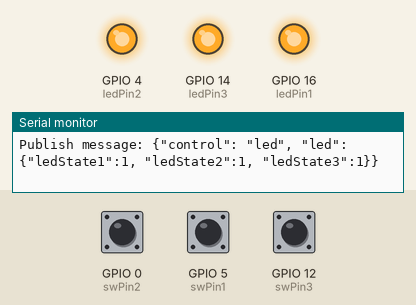
Simulated run of this sketch. Board: ESP8266 (NodeMCU). On the bench: output pins drawn as LEDs (lit = HIGH), the last lines printed to the serial monitor. The inputs (shaded band) are chosen by the test bench; at power-on: GPIO 0 (swPin2) HIGH, GPIO 5 (swPin1) HIGH, GPIO 12 (swPin3) HIGH. WiFi joins after 1.5 s; servers stay silent unless stated; no MQTT or app messages arrive unless stated.

Above: at 2.7 s.
2.8 s: GPIO 0 (swPin2) pulled LOW for 0.15 s
At 4.1 s:
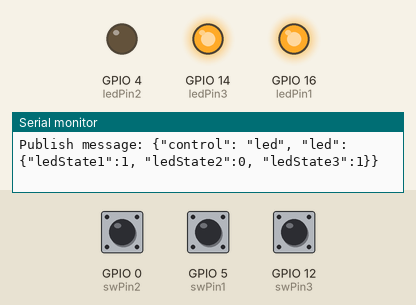
4.4 s: GPIO 5 (swPin1) pulled LOW for 0.15 s
At 5.4 s:
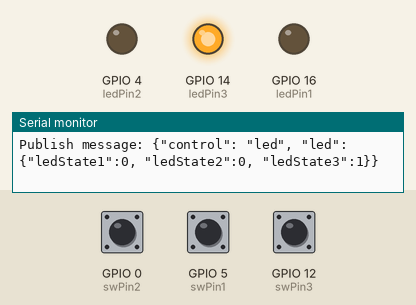
6.0 s: GPIO 0 (swPin2) pulled LOW for 1 s
At 8.0 s:
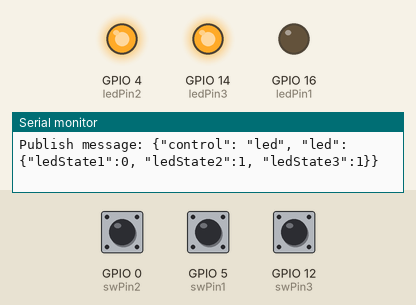
8.5 s: GPIO 12 (swPin3) pulled LOW for 0.15 s
At 9.8 s:
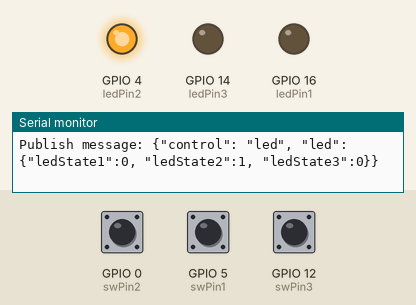
10.1 s: GPIO 5 (swPin1) pulled LOW for 1 s
At 12.1 s:
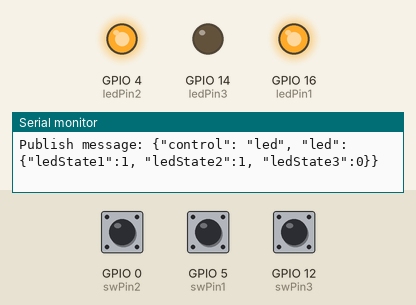
12.6 s: GPIO 0 (swPin2) pulled LOW for 0.15 s
At 14.0 s:
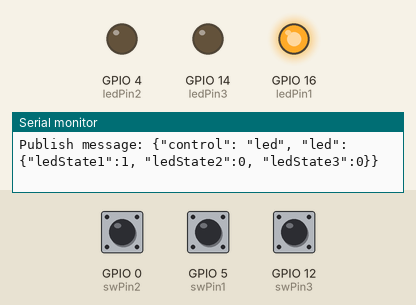
Timing chart, 0 to 15.2 s (numbered marks = the images above; inputs shaded):
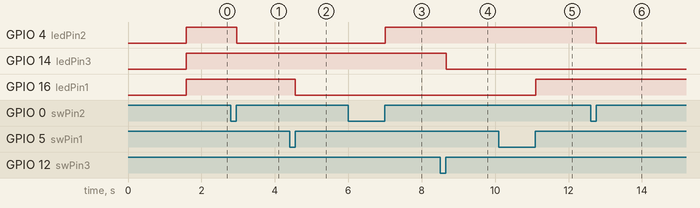

Measured:
- after the input at 2.8 s, GPIO 4 (ledPin2): HIGH → LOW after 0.16 s
- after the input at 4.4 s, GPIO 16 (ledPin1): HIGH → LOW after 0.16 s
- after the input at 6.0 s, GPIO 4 (ledPin2): LOW → HIGH after 1.0 s
- after the input at 8.5 s, GPIO 14 (ledPin3): HIGH → LOW after 0.16 s
- after the input at 10.1 s, GPIO 16 (ledPin1): LOW → HIGH after 1.0 s
- after the input at 12.6 s, GPIO 4 (ledPin2): HIGH → LOW after 0.16 s

The sketch:

led.ino
```cpp
#include <ESP8266WiFi.h>  // Wifi 라이브러리 추가
#include <PubSubClient.h> // MQTT client 라이브러리

#define ledPin1 16
#define ledPin2 4
#define ledPin3 14

//----------------------------------------------------------------

const char *ssid = "koss";                //사용하는 Wifi 이름
const char *password = "a123456789!";     // 비밀번호
const char *mqtt_server = "3.34.50.139";  // MQTT broker ip
const char *clientName = "ledController"; // client 이름

WiFiClient espClient;           // 인터넷과 연결할 수 있는 client 생성
PubSubClient client(espClient); // 해당 client를 mqtt client로 사용할 수 있도록 설정

//-----------------------------------------------------------------

int ledState1 = LOW;
int previous1 = LOW;
// int ledPin1 = 16;
int swPin1 = 5;

int ledState2 = LOW;
int previous2 = LOW;
// int ledPin2 = 4;
int swPin2 = 0;

int ledState3 = LOW;
int previous3 = LOW;
// int ledPin3 = 14;
int swPin3 = 12;

//----------------------------------------------------------------

void setup_wifi()
{
  delay(10);
  Serial.println();
  Serial.print("Connecting to ");
  Serial.println(ssid);
  WiFi.mode(WIFI_STA);
  WiFi.begin(ssid, password);
  while (WiFi.status() != WL_CONNECTED)
  {
    delay(500);
    Serial.print(".");
  }
  Serial.println("");
  Serial.println("WiFi connected");
  Serial.println("IP address: ");
  Serial.println(WiFi.localIP());
}

//------------------------------------------------------------------

void ledSet(int ledPin, int swPin)
{
  pinMode(ledPin, OUTPUT);      // LED 핀 번호 설정
  pinMode(swPin, INPUT_PULLUP); // Tact 스위치 핀 번호 설정
}

//--------------------------------------------------------------------

void reconnect()
{
  //연결될 때까지 시도
  while (!client.connected())
  {
    Serial.print("Attempting MQTT connection...");
    if (client.connect(clientName))
    {
      //연결 성공e default branch is considered the “base” branch in your repository, against which all pull requests and code commits are automatically made, unless you specify a different branch
      Serial.println("connected");
      client.subscribe("control/led"); // led 토픽 구독
      client.subscribe("init/led");
    }
    else
    {
      //연결실패하면 현재 상태 출력하고 5초 후 다시 시도
      Serial.print("failed, rc=");
      Serial.print(client.state());
      Serial.println(" try again in 5 seconds");
      delay(5000);
    }
  }
}

//-------------------------------------------------------------------

void callback(char *topic, byte *payload, unsigned int uLen)
{
  char message[uLen];
  int i;
  for (i = 0; i < uLen; i++)
  {
    message[i] = (char)payload[i];
  }

  Serial.print("Subscribe ");
  Serial.print(topic);
  Serial.print(": ");
  Serial.println(message); // 1 or 0

  if ((String)topic == "control/led")
  {
    if (String(message[0]) == "5")
    {
      ledState1 = ledState2 = ledState3 = 1;
    }
    else if (String(message[0]) == "1")
    {
      ledState1 = ledState2 = ledState3 = 0;
    }
    else
    {
      sscanf(message, "{\"control\": \"led\", \"led\": {\"ledState1\":%d, \"ledState2\":%d, \"ledState3\":%d}}", &ledState1, &ledState2, &ledState3);
    }
    Serial.println(message);
  }
  else if ((String)topic == "init/led")
  {
    char ledMessage[100] = "";
    sprintf(ledMessage, "{\"control\": \"led\", \"led\": {\"ledState1\":%d, \"ledState2\":%d, \"ledState3\":%d}}", ledState1, ledState2, ledState3);
    Serial.print("Publish message: ");
    Serial.println(ledMessage);
    client.publish("status/led", ledMessage); // 만든 문자열을 mqtt 서버에 publish *토픽에 숫자 XXX
  }
  Serial.println(ledState1);
  Serial.println(ledState2);
  Serial.println(ledState3);
}

//------------------------------------------------------------------

int ledControl(int ledPin, int swPin, int previous)
{
  int reading = digitalRead(swPin);
  if (reading == HIGH && previous == LOW)
  { //버튼 인식

    switch (ledPin)
    {
    case ledPin1:
      ledState1 = 1 - ledState1;
      break;
    case ledPin2:
      ledState2 = 1 - ledState2;
      break;
    case ledPin3:
      ledState3 = 1 - ledState3;
      break;
    }

    char ledMessage[100] = "";
    sprintf(ledMessage, "{\"control\": \"led\", \"led\": {\"ledState1\":%d, \"ledState2\":%d, \"ledState3\":%d}}", ledState1, ledState2, ledState3);
    Serial.print("Publish message: ");
    Serial.println(ledMessage);
    client.publish("status/led", ledMessage); // 만든 문자열을 mqtt 서버에 publish *토픽에 숫자 XXX
  }
  return reading;
}

//--------------------------------------------------------------------

void setup()
{
  Serial.begin(115200);
  setup_wifi(); // wifi 연결

  ledSet(ledPin1, swPin1);
  ledSet(ledPin2, swPin2);
  ledSet(ledPin3, swPin3);

  client.setServer(mqtt_server, 1883); // mqtt 서버와 연결(ip, 1883)
  client.setCallback(callback);        // callback 함수 세팅
}

//--------------------------------------------------------------------

void loop()
{
  if (!client.connected())
  {
    reconnect();
  }              // mqtt 연결이 안되어있다면 다시 연결
  client.loop(); //연결을 계속해서 유지하고 들어오는 메시지를 확인할 수 있도록 함
  previous1 = ledControl(ledPin1, swPin1, previous1);
  previous2 = ledControl(ledPin2, swPin2, previous2);
  previous3 = ledControl(ledPin3, swPin3, previous3);
  digitalWrite(ledPin1, ledState1);
  digitalWrite(ledPin2, ledState2);
  digitalWrite(ledPin3, ledState3);
  delay(10);
}
```
